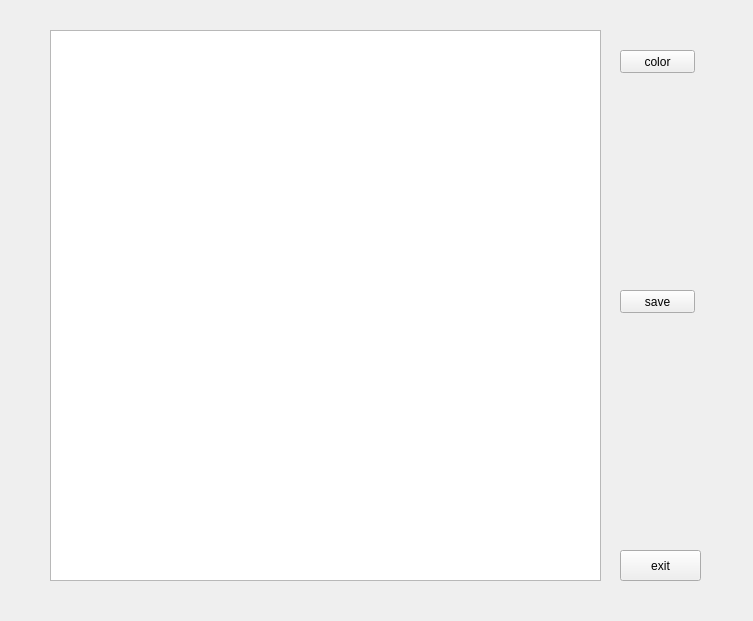
<?xml version="1.0" encoding="UTF-8"?>
<ui version="4.0">
 <class>Form</class>
 <widget class="QWidget" name="Form">
  <property name="geometry">
   <rect>
    <x>0</x>
    <y>0</y>
    <width>753</width>
    <height>621</height>
   </rect>
  </property>
  <property name="windowTitle">
   <string>Form</string>
  </property>
  <widget class="QPushButton" name="pushButton_color">
   <property name="geometry">
    <rect>
     <x>620</x>
     <y>50</y>
     <width>75</width>
     <height>23</height>
    </rect>
   </property>
   <property name="text">
    <string>color</string>
   </property>
  </widget>
  <widget class="QPushButton" name="pushButton_save">
   <property name="geometry">
    <rect>
     <x>620</x>
     <y>290</y>
     <width>75</width>
     <height>23</height>
    </rect>
   </property>
   <property name="text">
    <string>save</string>
   </property>
  </widget>
  <widget class="QPushButton" name="pushButton_exit">
   <property name="geometry">
    <rect>
     <x>620</x>
     <y>550</y>
     <width>81</width>
     <height>31</height>
    </rect>
   </property>
   <property name="text">
    <string>exit</string>
   </property>
  </widget>
  <widget class="QGraphicsView" name="graphicsView">
   <property name="enabled">
    <bool>true</bool>
   </property>
   <property name="geometry">
    <rect>
     <x>50</x>
     <y>30</y>
     <width>551</width>
     <height>551</height>
    </rect>
   </property>
  </widget>
  <widget class="QLabel" name="label_color">
   <property name="geometry">
    <rect>
     <x>640</x>
     <y>100</y>
     <width>41</width>
     <height>41</height>
    </rect>
   </property>
   <property name="text">
    <string/>
   </property>
  </widget>
  <zorder>pushButton_color</zorder>
  <zorder>pushButton_save</zorder>
  <zorder>pushButton_exit</zorder>
  <zorder>label_color</zorder>
  <zorder>graphicsView</zorder>
 </widget>
 <resources/>
 <connections/>
</ui>
